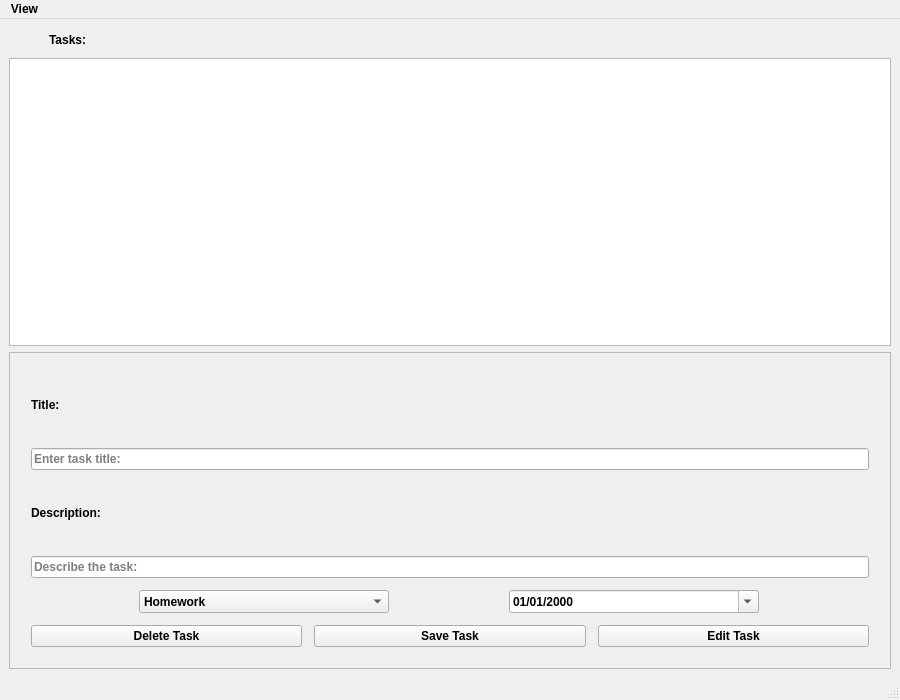
<?xml version="1.0" encoding="UTF-8"?>
<ui version="4.0">
 <class>MainWindow</class>
 <widget class="QMainWindow" name="MainWindow">
  <property name="geometry">
   <rect>
    <x>0</x>
    <y>0</y>
    <width>900</width>
    <height>700</height>
   </rect>
  </property>
  <property name="sizePolicy">
   <sizepolicy hsizetype="Expanding" vsizetype="Preferred">
    <horstretch>0</horstretch>
    <verstretch>0</verstretch>
   </sizepolicy>
  </property>
  <property name="minimumSize">
   <size>
    <width>800</width>
    <height>600</height>
   </size>
  </property>
  <property name="maximumSize">
   <size>
    <width>1000</width>
    <height>750</height>
   </size>
  </property>
  <property name="font">
   <font>
    <family>Segoe UI</family>
    <italic>false</italic>
    <bold>true</bold>
    <underline>false</underline>
    <strikeout>false</strikeout>
    <kerning>true</kerning>
   </font>
  </property>
  <property name="windowTitle">
   <string>StudyTask</string>
  </property>
  <property name="styleSheet">
   <string notr="true"/>
  </property>
  <property name="iconSize">
   <size>
    <width>256</width>
    <height>256</height>
   </size>
  </property>
  <widget class="QWidget" name="centralwidget">
   <property name="sizePolicy">
    <sizepolicy hsizetype="Expanding" vsizetype="Expanding">
     <horstretch>0</horstretch>
     <verstretch>0</verstretch>
    </sizepolicy>
   </property>
   <property name="minimumSize">
    <size>
     <width>0</width>
     <height>0</height>
    </size>
   </property>
   <property name="layoutDirection">
    <enum>Qt::LayoutDirection::LeftToRight</enum>
   </property>
   <layout class="QVBoxLayout" name="verticalLayout_5" stretch="0">
    <property name="spacing">
     <number>15</number>
    </property>
    <property name="leftMargin">
     <number>0</number>
    </property>
    <property name="topMargin">
     <number>0</number>
    </property>
    <property name="rightMargin">
     <number>0</number>
    </property>
    <property name="bottomMargin">
     <number>0</number>
    </property>
    <item>
     <widget class="QStackedWidget" name="stackedWidget">
      <property name="sizePolicy">
       <sizepolicy hsizetype="Expanding" vsizetype="Expanding">
        <horstretch>0</horstretch>
        <verstretch>0</verstretch>
       </sizepolicy>
      </property>
      <property name="minimumSize">
       <size>
        <width>0</width>
        <height>0</height>
       </size>
      </property>
      <property name="maximumSize">
       <size>
        <width>16777215</width>
        <height>16777215</height>
       </size>
      </property>
      <property name="currentIndex">
       <number>0</number>
      </property>
      <widget class="QWidget" name="page">
       <layout class="QVBoxLayout" name="verticalLayout_4">
        <item>
         <layout class="QVBoxLayout" name="verticalLayout_2">
          <item>
           <layout class="QHBoxLayout" name="tasksLayout">
            <property name="spacing">
             <number>4</number>
            </property>
            <property name="leftMargin">
             <number>12</number>
            </property>
            <item>
             <widget class="QLabel" name="icon">
              <property name="sizePolicy">
               <sizepolicy hsizetype="Minimum" vsizetype="Minimum">
                <horstretch>0</horstretch>
                <verstretch>0</verstretch>
               </sizepolicy>
              </property>
              <property name="minimumSize">
               <size>
                <width>24</width>
                <height>24</height>
               </size>
              </property>
              <property name="maximumSize">
               <size>
                <width>48</width>
                <height>48</height>
               </size>
              </property>
              <property name="font">
               <font>
                <family>Segoe UI</family>
                <pointsize>9</pointsize>
                <italic>false</italic>
                <bold>true</bold>
                <underline>false</underline>
                <strikeout>false</strikeout>
                <kerning>true</kerning>
               </font>
              </property>
              <property name="lineWidth">
               <number>1</number>
              </property>
              <property name="text">
               <string/>
              </property>
              <property name="pixmap">
               <pixmap resource="icons.qrc">:/icons/icon/addTaskIcon.png</pixmap>
              </property>
              <property name="scaledContents">
               <bool>true</bool>
              </property>
              <property name="margin">
               <number>-15</number>
              </property>
              <property name="indent">
               <number>-1</number>
              </property>
             </widget>
            </item>
            <item>
             <widget class="QLabel" name="activeTaskLabel">
              <property name="enabled">
               <bool>true</bool>
              </property>
              <property name="sizePolicy">
               <sizepolicy hsizetype="Expanding" vsizetype="Preferred">
                <horstretch>0</horstretch>
                <verstretch>0</verstretch>
               </sizepolicy>
              </property>
              <property name="maximumSize">
               <size>
                <width>16777215</width>
                <height>16777215</height>
               </size>
              </property>
              <property name="sizeIncrement">
               <size>
                <width>0</width>
                <height>0</height>
               </size>
              </property>
              <property name="baseSize">
               <size>
                <width>0</width>
                <height>0</height>
               </size>
              </property>
              <property name="font">
               <font>
                <family>Segoe UI</family>
                <italic>false</italic>
                <bold>true</bold>
                <underline>false</underline>
                <strikeout>false</strikeout>
                <kerning>true</kerning>
               </font>
              </property>
              <property name="text">
               <string>Tasks:</string>
              </property>
             </widget>
            </item>
           </layout>
          </item>
          <item>
           <widget class="QListWidget" name="listEditTasks">
            <property name="minimumSize">
             <size>
              <width>0</width>
              <height>0</height>
             </size>
            </property>
            <property name="maximumSize">
             <size>
              <width>16777215</width>
              <height>16777215</height>
             </size>
            </property>
            <property name="styleSheet">
             <string notr="true"/>
            </property>
            <property name="lineWidth">
             <number>1</number>
            </property>
           </widget>
          </item>
         </layout>
        </item>
        <item>
         <widget class="QFrame" name="frameEditor">
          <property name="sizePolicy">
           <sizepolicy hsizetype="Expanding" vsizetype="Expanding">
            <horstretch>0</horstretch>
            <verstretch>0</verstretch>
           </sizepolicy>
          </property>
          <property name="minimumSize">
           <size>
            <width>0</width>
            <height>0</height>
           </size>
          </property>
          <property name="maximumSize">
           <size>
            <width>16777215</width>
            <height>16777215</height>
           </size>
          </property>
          <property name="styleSheet">
           <string notr="true"/>
          </property>
          <property name="frameShape">
           <enum>QFrame::Shape::StyledPanel</enum>
          </property>
          <property name="frameShadow">
           <enum>QFrame::Shadow::Raised</enum>
          </property>
          <layout class="QVBoxLayout" name="verticalLayout_6">
           <item>
            <layout class="QVBoxLayout" name="main" stretch="0,0,0,0,0,0">
             <property name="spacing">
              <number>12</number>
             </property>
             <property name="leftMargin">
              <number>12</number>
             </property>
             <property name="topMargin">
              <number>12</number>
             </property>
             <property name="rightMargin">
              <number>12</number>
             </property>
             <property name="bottomMargin">
              <number>12</number>
             </property>
             <item>
              <widget class="QLabel" name="titleLabel">
               <property name="sizePolicy">
                <sizepolicy hsizetype="Expanding" vsizetype="Preferred">
                 <horstretch>9</horstretch>
                 <verstretch>11</verstretch>
                </sizepolicy>
               </property>
               <property name="minimumSize">
                <size>
                 <width>0</width>
                 <height>0</height>
                </size>
               </property>
               <property name="maximumSize">
                <size>
                 <width>16777215</width>
                 <height>16777215</height>
                </size>
               </property>
               <property name="baseSize">
                <size>
                 <width>0</width>
                 <height>0</height>
                </size>
               </property>
               <property name="font">
                <font>
                 <family>Segoe UI</family>
                 <italic>false</italic>
                 <bold>true</bold>
                 <underline>false</underline>
                 <strikeout>false</strikeout>
                 <kerning>true</kerning>
                </font>
               </property>
               <property name="styleSheet">
                <string notr="true"/>
               </property>
               <property name="text">
                <string>Title:</string>
               </property>
              </widget>
             </item>
             <item>
              <widget class="QLineEdit" name="lineEditTitle">
               <property name="sizePolicy">
                <sizepolicy hsizetype="Expanding" vsizetype="Preferred">
                 <horstretch>0</horstretch>
                 <verstretch>0</verstretch>
                </sizepolicy>
               </property>
               <property name="minimumSize">
                <size>
                 <width>0</width>
                 <height>0</height>
                </size>
               </property>
               <property name="maximumSize">
                <size>
                 <width>900</width>
                 <height>250</height>
                </size>
               </property>
               <property name="styleSheet">
                <string notr="true"/>
               </property>
               <property name="placeholderText">
                <string>Enter task title:</string>
               </property>
              </widget>
             </item>
             <item>
              <widget class="QLabel" name="descLabel">
               <property name="enabled">
                <bool>true</bool>
               </property>
               <property name="sizePolicy">
                <sizepolicy hsizetype="Expanding" vsizetype="Preferred">
                 <horstretch>9</horstretch>
                 <verstretch>11</verstretch>
                </sizepolicy>
               </property>
               <property name="minimumSize">
                <size>
                 <width>0</width>
                 <height>0</height>
                </size>
               </property>
               <property name="maximumSize">
                <size>
                 <width>16777215</width>
                 <height>16777215</height>
                </size>
               </property>
               <property name="baseSize">
                <size>
                 <width>0</width>
                 <height>0</height>
                </size>
               </property>
               <property name="font">
                <font>
                 <family>Segoe UI</family>
                 <italic>false</italic>
                 <bold>true</bold>
                 <underline>false</underline>
                 <strikeout>false</strikeout>
                 <kerning>true</kerning>
                </font>
               </property>
               <property name="styleSheet">
                <string notr="true"/>
               </property>
               <property name="text">
                <string>Description:</string>
               </property>
              </widget>
             </item>
             <item>
              <widget class="QLineEdit" name="lineEditDescription">
               <property name="sizePolicy">
                <sizepolicy hsizetype="Expanding" vsizetype="Preferred">
                 <horstretch>0</horstretch>
                 <verstretch>0</verstretch>
                </sizepolicy>
               </property>
               <property name="minimumSize">
                <size>
                 <width>0</width>
                 <height>0</height>
                </size>
               </property>
               <property name="maximumSize">
                <size>
                 <width>900</width>
                 <height>250</height>
                </size>
               </property>
               <property name="styleSheet">
                <string notr="true"/>
               </property>
               <property name="placeholderText">
                <string>Describe the task:</string>
               </property>
              </widget>
             </item>
             <item>
              <layout class="QHBoxLayout" name="horizontalLayout">
               <item>
                <layout class="QHBoxLayout" name="horizontalLayout_4">
                 <item>
                  <widget class="QComboBox" name="comboCategory">
                   <property name="sizePolicy">
                    <sizepolicy hsizetype="Expanding" vsizetype="Preferred">
                     <horstretch>0</horstretch>
                     <verstretch>0</verstretch>
                    </sizepolicy>
                   </property>
                   <property name="minimumSize">
                    <size>
                     <width>0</width>
                     <height>0</height>
                    </size>
                   </property>
                   <property name="maximumSize">
                    <size>
                     <width>250</width>
                     <height>250</height>
                    </size>
                   </property>
                   <property name="styleSheet">
                    <string notr="true"/>
                   </property>
                   <item>
                    <property name="text">
                     <string>Homework</string>
                    </property>
                   </item>
                   <item>
                    <property name="text">
                     <string>Exam</string>
                    </property>
                   </item>
                   <item>
                    <property name="text">
                     <string>Project</string>
                    </property>
                   </item>
                   <item>
                    <property name="text">
                     <string>Reading</string>
                    </property>
                   </item>
                   <item>
                    <property name="text">
                     <string>Other</string>
                    </property>
                   </item>
                   <item>
                    <property name="text">
                     <string>Personal</string>
                    </property>
                   </item>
                  </widget>
                 </item>
                </layout>
               </item>
               <item>
                <layout class="QHBoxLayout" name="horizontalLayout_3">
                 <item>
                  <widget class="QDateEdit" name="dateDeadline">
                   <property name="sizePolicy">
                    <sizepolicy hsizetype="Expanding" vsizetype="Preferred">
                     <horstretch>0</horstretch>
                     <verstretch>0</verstretch>
                    </sizepolicy>
                   </property>
                   <property name="minimumSize">
                    <size>
                     <width>0</width>
                     <height>0</height>
                    </size>
                   </property>
                   <property name="maximumSize">
                    <size>
                     <width>250</width>
                     <height>250</height>
                    </size>
                   </property>
                   <property name="styleSheet">
                    <string notr="true"/>
                   </property>
                   <property name="displayFormat">
                    <string>dd/MM/yyyy</string>
                   </property>
                   <property name="calendarPopup">
                    <bool>true</bool>
                   </property>
                  </widget>
                 </item>
                </layout>
               </item>
              </layout>
             </item>
             <item>
              <layout class="QHBoxLayout" name="buttons">
               <item>
                <widget class="QPushButton" name="btnDelete">
                 <property name="sizePolicy">
                  <sizepolicy hsizetype="Expanding" vsizetype="Preferred">
                   <horstretch>0</horstretch>
                   <verstretch>0</verstretch>
                  </sizepolicy>
                 </property>
                 <property name="minimumSize">
                  <size>
                   <width>0</width>
                   <height>0</height>
                  </size>
                 </property>
                 <property name="maximumSize">
                  <size>
                   <width>16777215</width>
                   <height>16777215</height>
                  </size>
                 </property>
                 <property name="font">
                  <font>
                   <family>Segoe UI</family>
                   <italic>false</italic>
                   <bold>true</bold>
                   <underline>false</underline>
                   <strikeout>false</strikeout>
                   <kerning>true</kerning>
                  </font>
                 </property>
                 <property name="styleSheet">
                  <string notr="true"/>
                 </property>
                 <property name="text">
                  <string>Delete Task</string>
                 </property>
                 <property name="icon">
                  <iconset resource="icons.qrc">
                   <normaloff>:/icons/icon/deleteTaskIcon.png</normaloff>:/icons/icon/deleteTaskIcon.png</iconset>
                 </property>
                 <property name="iconSize">
                  <size>
                   <width>60</width>
                   <height>60</height>
                  </size>
                 </property>
                </widget>
               </item>
               <item>
                <widget class="QPushButton" name="btnSave">
                 <property name="sizePolicy">
                  <sizepolicy hsizetype="Expanding" vsizetype="Preferred">
                   <horstretch>0</horstretch>
                   <verstretch>0</verstretch>
                  </sizepolicy>
                 </property>
                 <property name="minimumSize">
                  <size>
                   <width>0</width>
                   <height>0</height>
                  </size>
                 </property>
                 <property name="maximumSize">
                  <size>
                   <width>16777215</width>
                   <height>16777215</height>
                  </size>
                 </property>
                 <property name="font">
                  <font>
                   <family>Segoe UI</family>
                   <italic>false</italic>
                   <bold>true</bold>
                   <underline>false</underline>
                   <strikeout>false</strikeout>
                   <kerning>true</kerning>
                  </font>
                 </property>
                 <property name="styleSheet">
                  <string notr="true"/>
                 </property>
                 <property name="text">
                  <string>Save Task</string>
                 </property>
                 <property name="icon">
                  <iconset resource="icons.qrc">
                   <normaloff>:/icons/icon/saveTaskIcon.png</normaloff>:/icons/icon/saveTaskIcon.png</iconset>
                 </property>
                 <property name="iconSize">
                  <size>
                   <width>60</width>
                   <height>60</height>
                  </size>
                 </property>
                 <property name="checkable">
                  <bool>false</bool>
                 </property>
                </widget>
               </item>
               <item>
                <widget class="QPushButton" name="btnEdit">
                 <property name="sizePolicy">
                  <sizepolicy hsizetype="Expanding" vsizetype="Preferred">
                   <horstretch>0</horstretch>
                   <verstretch>0</verstretch>
                  </sizepolicy>
                 </property>
                 <property name="minimumSize">
                  <size>
                   <width>0</width>
                   <height>0</height>
                  </size>
                 </property>
                 <property name="maximumSize">
                  <size>
                   <width>16777215</width>
                   <height>16777215</height>
                  </size>
                 </property>
                 <property name="font">
                  <font>
                   <family>Segoe UI</family>
                   <italic>false</italic>
                   <bold>true</bold>
                   <underline>false</underline>
                   <strikeout>false</strikeout>
                   <kerning>true</kerning>
                  </font>
                 </property>
                 <property name="styleSheet">
                  <string notr="true"/>
                 </property>
                 <property name="text">
                  <string>Edit Task</string>
                 </property>
                 <property name="icon">
                  <iconset resource="icons.qrc">
                   <normaloff>:/icons/icon/editTaskIcon.png</normaloff>:/icons/icon/editTaskIcon.png</iconset>
                 </property>
                 <property name="iconSize">
                  <size>
                   <width>60</width>
                   <height>60</height>
                  </size>
                 </property>
                </widget>
               </item>
              </layout>
             </item>
            </layout>
           </item>
          </layout>
         </widget>
        </item>
       </layout>
      </widget>
      <widget class="QWidget" name="page_1">
       <layout class="QVBoxLayout" name="verticalLayout">
        <item>
         <layout class="QVBoxLayout" name="verticalLayout_3">
          <property name="spacing">
           <number>6</number>
          </property>
          <property name="leftMargin">
           <number>8</number>
          </property>
          <property name="topMargin">
           <number>8</number>
          </property>
          <property name="rightMargin">
           <number>8</number>
          </property>
          <property name="bottomMargin">
           <number>8</number>
          </property>
          <item>
           <widget class="QLabel" name="completedTaskLabel">
            <property name="enabled">
             <bool>true</bool>
            </property>
            <property name="sizePolicy">
             <sizepolicy hsizetype="Expanding" vsizetype="Preferred">
              <horstretch>0</horstretch>
              <verstretch>0</verstretch>
             </sizepolicy>
            </property>
            <property name="maximumSize">
             <size>
              <width>250</width>
              <height>50</height>
             </size>
            </property>
            <property name="baseSize">
             <size>
              <width>0</width>
              <height>0</height>
             </size>
            </property>
            <property name="font">
             <font>
              <family>Segoe UI</family>
              <italic>false</italic>
              <bold>true</bold>
              <underline>false</underline>
              <strikeout>false</strikeout>
              <kerning>true</kerning>
             </font>
            </property>
            <property name="text">
             <string>Completed：</string>
            </property>
           </widget>
          </item>
          <item>
           <widget class="QListWidget" name="listCompletedTasks">
            <property name="sizePolicy">
             <sizepolicy hsizetype="Expanding" vsizetype="Expanding">
              <horstretch>0</horstretch>
              <verstretch>0</verstretch>
             </sizepolicy>
            </property>
            <property name="maximumSize">
             <size>
              <width>16777215</width>
              <height>16777215</height>
             </size>
            </property>
            <property name="cursor" stdset="0">
             <cursorShape>ArrowCursor</cursorShape>
            </property>
           </widget>
          </item>
         </layout>
        </item>
       </layout>
      </widget>
     </widget>
    </item>
   </layout>
  </widget>
  <widget class="QStatusBar" name="statusbar"/>
  <widget class="QMenuBar" name="menuBar">
   <property name="geometry">
    <rect>
     <x>0</x>
     <y>0</y>
     <width>900</width>
     <height>25</height>
    </rect>
   </property>
   <widget class="QMenu" name="menuView">
    <property name="title">
     <string>View</string>
    </property>
   </widget>
   <addaction name="menuView"/>
  </widget>
 </widget>
 <resources>
  <include location="icons.qrc"/>
 </resources>
 <connections/>
</ui>
